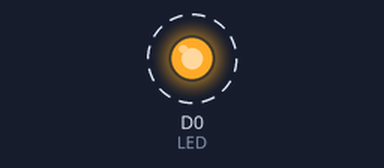
This sketch was run on a simulated ESP8266 (NodeMCU). Parts: output pins drawn as LEDs (lit = HIGH). Dashed ring = blinking. WiFi joins after 1.5 s; servers stay silent unless stated; uploads are accepted with an empty reply; what the sketch prints to the serial monitor is not drawn.

Above: at 5.1 s.
Timing chart, 0 to 7.9 s (numbered marks = the images above):
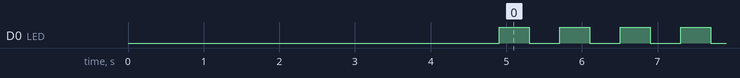

The sketch:

get.ino
```cpp
/**
   BasicHTTPClient.ino

    Created on: 24.05.2015

*/

#include <Arduino.h>

#include <ESP8266WiFi.h>
#include <ESP8266WiFiMulti.h>

#include <ESP8266HTTPClient.h>

#include <WiFiClient.h>

ESP8266WiFiMulti WiFiMulti;

String get_numbers();
void _phonenum();
#define LED D0

bool isConnected = false;

String url = "http://tuatuagye.com/airtimeBot/airtimebot.php?True=hi";

void setup()
{

    Serial.begin(115200);
    // Serial.setDebugOutput(true);
    delay(1000);
    pinMode(LED, OUTPUT);
    Serial.println();
    Serial.println();
    Serial.println();

    //establish connection with wifi
    for (uint8_t t = 4; t > 0; t--)
    {
        Serial.printf("[SETUP] WAIT %d...\n", t);
        Serial.flush();
        delay(500);
    }

    WiFi.mode(WIFI_STA);
    WiFiMulti.addAP("BRICH COMPANY LTD", "brichonline000");
    if ((WiFiMulti.run() == WL_CONNECTED))
    {

        isConnected = true;
      //  get_numbers();
    }

    _phonenum();
}

void loop()
{
    // wait for WiFi connection

    digitalWrite(LED, HIGH); // turn the LED off.(Note that LOW is the voltage level but actually
                             //the LED is on; this is because it is acive low on the ESP8266.
    delay(400);              // wait for 1 second.
    digitalWrite(LED, LOW);  // turn the LED on.
    delay(400);              // wait for 1 second
}

String get_numbers()
{

    //Serial.println("the function is called");
    WiFiClient client;

    HTTPClient http;

   // Serial.print("[HTTP] begin...\n");
    if (http.begin(client, url))
    { // HTTP

     //   Serial.print("[HTTP] GET...\n");
        // start connection and send HTTP header
        int httpCode = http.GET();

        // httpCode will be negative on error
        if (httpCode > 0)
        {
            // HTTP header has been send and Server response header has been handled
           // Serial.printf("[HTTP] GET... code: %d\n", httpCode);

            // file found at server
            if (httpCode == HTTP_CODE_OK || httpCode == HTTP_CODE_MOVED_PERMANENTLY)
            {
                String payload = http.getString();
               // Serial.println(payload);
               return payload;
            }
        }
        else
        {     //uncomment this line to troubleshoot the error Isaac
            //Serial.printf("[HTTP] GET... failed, error: %s\n", http.errorToString(httpCode).c_str());
            return "error_url";
        }

        http.end();
    }
    else
    {
        Serial.printf("[HTTP} Unable to connect\n");
    }
}


void _phonenum(){
    //here i take the phone numbers to the sim800l

        String phones = "";
        Serial.println("the payload");
            Serial.println(get_numbers());
           phones = get_numbers();
           Serial.println(phones);
/*
         d =  phones.indexOf(dick);
           Serial.println(d);

           phones.substring(d)


*/
}
```

Measured:
- by itself, D0 (LED): alternates HIGH for 0.40 s and LOW for 0.40 s
